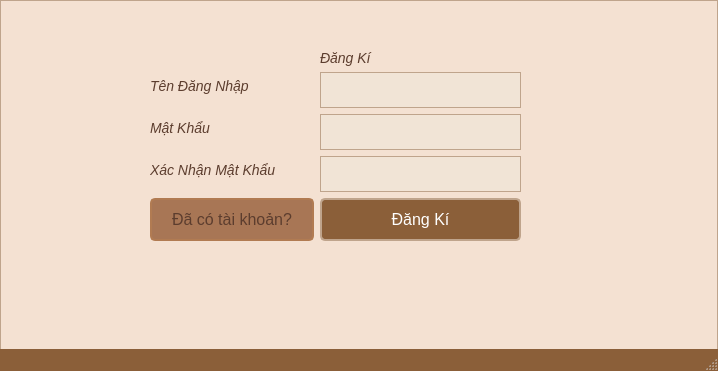
<?xml version="1.0" encoding="UTF-8"?>
<ui version="4.0">
 <class>MainWindow</class>
 <widget class="QMainWindow" name="MainWindow">
  <property name="geometry">
   <rect>
    <x>0</x>
    <y>0</y>
    <width>718</width>
    <height>371</height>
   </rect>
  </property>
  <property name="windowTitle">
   <string>MainWindow</string>
  </property>
  <property name="styleSheet">
   <string notr="true">QMainWindow {
    background-color: #f4e1d2; /* Màu nền cổ điển, sáng nhẹ */
    border: 1px solid #bfa48c; /* Viền màu vàng nhẹ, tạo cảm giác cổ điển */
}

QPushButton {
    background-color: #8b5f39; /* Nền màu nâu gỗ */
    color: white; /* Chữ màu trắng */
    font-family: &quot;Georgia&quot;, serif; /* Font chữ cổ điển */
    font-size: 16px; /* Kích thước chữ vừa phải */
    padding: 10px 20px; /* Khoảng cách giữa chữ và viền */
    border-radius: 5px; /* Bo góc mềm mại */
    border: 2px solid #bfa48c; /* Viền mảnh màu vàng nhẹ */
    box-shadow: 2px 2px 8px rgba(0, 0, 0, 0.1); /* Bóng đổ nhẹ */
}

QPushButton:hover {
    background-color: #a87655; /* Màu nền đậm hơn khi hover */
    border-color: #b17b52; /* Viền đổi màu khi hover */
}

QLabel {
    color: #5c3d2e; /* Màu chữ nâu sáng */
    font-family: &quot;Georgia&quot;, serif; /* Font chữ cổ điển */
    font-size: 14px; /* Kích thước chữ vừa phải */
    font-style: italic; /* Chữ nghiêng tạo cảm giác vintage */
}

QLineEdit {
    background-color: #f1e4d6; /* Màu nền nhẹ nhàng */
    border: 1px solid #bfa48c; /* Viền màu vàng nhạt */
    padding: 8px; /* Khoảng cách giữa chữ và viền */
    font-family: &quot;Georgia&quot;, serif; /* Font chữ cổ điển */
    font-size: 14px; /* Kích thước chữ vừa phải */
    color: #5c3d2e; /* Màu chữ nâu sáng */
}

QLineEdit:focus {
    border: 2px solid #8b5f39; /* Viền đậm khi đang focus */
}

QMenuBar {
    background-color: #bfa48c; /* Nền thanh menu màu vàng nhạt */
    color: white; /* Chữ màu trắng */
    font-family: &quot;Georgia&quot;, serif; /* Font chữ cổ điển */
}

QStatusBar {
    background-color: #8b5f39; /* Nền thanh trạng thái màu nâu */
    color: white; /* Chữ màu trắng */
    font-family: &quot;Georgia&quot;, serif; /* Font chữ cổ điển */
}

QWidget {
    font-family: &quot;Georgia&quot;, serif; /* Font chữ cổ điển cho tất cả widget */
    color: #5c3d2e; /* Màu chữ nâu sáng */
}

QPushButton#pushButton, QPushButton#pushButton_2 {
    background-color: #a87655; /* Nền của nút bấm khi hover */
    border: 2px solid #b17b52;
}

QPushButton#pushButton_2 {
    background-color: #8b5f39; /* Màu nền của nút Đăng Ký */
    color: white;
    font-family: &quot;Georgia&quot;, serif;
    font-size: 16px;
    padding: 10px 20px;
    border-radius: 5px;
    border: 2px solid #bfa48c;
}

QPushButton#pushButton_2:hover {
    background-color: #a87655;
    border-color: #b17b52;
}
</string>
  </property>
  <widget class="QWidget" name="centralwidget">
   <widget class="QWidget" name="formLayoutWidget">
    <property name="geometry">
     <rect>
      <x>150</x>
      <y>50</y>
      <width>371</width>
      <height>249</height>
     </rect>
    </property>
    <layout class="QFormLayout" name="formLayout_2">
     <item row="0" column="1">
      <widget class="QLabel" name="label_4">
       <property name="text">
        <string>Đăng Kí</string>
       </property>
      </widget>
     </item>
     <item row="1" column="0">
      <widget class="QLabel" name="label">
       <property name="text">
        <string>Tên Đăng Nhập</string>
       </property>
      </widget>
     </item>
     <item row="1" column="1">
      <widget class="QLineEdit" name="lineEdit"/>
     </item>
     <item row="2" column="0">
      <widget class="QLabel" name="label_2">
       <property name="text">
        <string>Mật Khẩu</string>
       </property>
      </widget>
     </item>
     <item row="2" column="1">
      <widget class="QLineEdit" name="lineEdit_2"/>
     </item>
     <item row="3" column="0">
      <widget class="QLabel" name="label_3">
       <property name="text">
        <string>Xác Nhận Mật Khẩu</string>
       </property>
      </widget>
     </item>
     <item row="3" column="1">
      <widget class="QLineEdit" name="lineEdit_3"/>
     </item>
     <item row="4" column="0">
      <widget class="QPushButton" name="pushButton">
       <property name="text">
        <string>Đã có tài khoản?</string>
       </property>
      </widget>
     </item>
     <item row="4" column="1">
      <widget class="QPushButton" name="pushButton_2">
       <property name="text">
        <string>Đăng Kí</string>
       </property>
      </widget>
     </item>
    </layout>
   </widget>
  </widget>
  <widget class="QMenuBar" name="menubar">
   <property name="geometry">
    <rect>
     <x>0</x>
     <y>0</y>
     <width>718</width>
     <height>24</height>
    </rect>
   </property>
  </widget>
  <widget class="QStatusBar" name="statusbar"/>
 </widget>
 <resources/>
 <connections/>
</ui>
